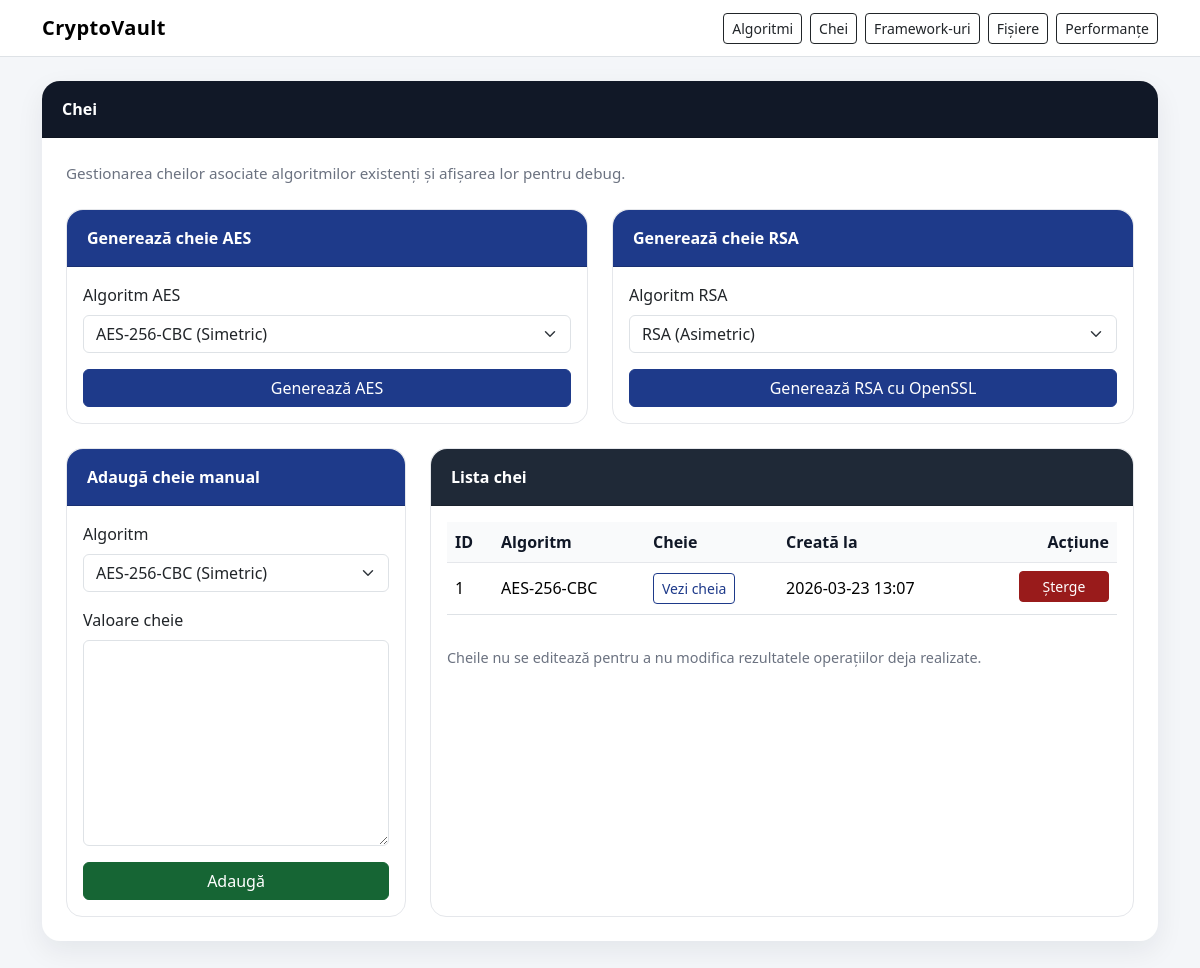
The app's page /keys with its own data.
### models.py (models this page shows)
class Key(Base):
    __tablename__ = "keys"
    id = Column(Integer, primary_key=True, index=True)
    algorithm_id = Column(Integer, ForeignKey("algorithms.id", ondelete="CASCADE"), nullable=False)
    key_value = Column(Text, nullable=False)
    created_at = Column(DateTime, default=datetime.datetime.utcnow, nullable=False)
    algorithm = relationship("Algorithm", back_populates="keys")
    performances = relationship("Performance", back_populates="key", passive_deletes=True)

class Algorithm(Base):
    __tablename__ = "algorithms"
    id = Column(Integer, primary_key=True, index=True)
    name = Column(String(100), nullable=False, unique=True)
    type = Column(String(50), nullable=False)
    keys = relationship("Key", back_populates="algorithm", cascade="all, delete-orphan")
    performances = relationship("Performance", back_populates="algorithm", cascade="all, delete-orphan")

### app_web.py (the view)
@app.route("/keys")
def show_keys():
    db = database.get_session()
    try:
        keys = crud.get_all_keys(db)
        algorithms = crud.get_all_algorithms(db)
        return render_template("keys.html", keys=keys, algorithms=algorithms)
    finally:
        db.close()

### app_web.py (called while the page is built)
def load_key_json(key_value):
    try:
        key_data = json.loads(key_value)
    except Exception:
        return None
    if not isinstance(key_data, dict):
        return None
    return key_data

def is_rsa_key(key_value):
    key_data = load_key_json(key_value)
    if key_data is None:
        return False
    return "private_key" in key_data and "public_key" in key_data

### crud.py (called while the page is built)
def get_all_algorithms(db: Session):
    return db.query(models.Algorithm).order_by(models.Algorithm.id).all()

def get_all_keys(db: Session):
    return db.query(models.Key).order_by(models.Key.id).all()

### database.py (called while the page is built)
@event.listens_for(engine, "connect")
def enable_sqlite_foreign_keys(dbapi_connection, connection_record):
    cursor = dbapi_connection.cursor()
    cursor.execute("PRAGMA foreign_keys=ON")
    cursor.close()

def get_session():
    return SessionLocal()

### templates/keys.html (shortened to what this page needs)
{% extends "base.html" %}
{% block content %}
<div class="card section-card">
    <div class="card-header">
        <div class="d-flex justify-content-between align-items-center flex-wrap gap-2">
            <span>Chei</span>
        </div>
    </div>
    <div class="card-body p-4">
        <p class="section-subtitle mb-4">Gestionarea cheilor asociate algoritmilor existenți și afișarea lor pentru debug.</p>
        <div class="row g-4 mb-4">
            <div class="col-lg-6">
                <div class="card form-card h-100">
                    <div class="card-header">Generează cheie AES</div>
                    <div class="card-body">
                        {% if algorithms %}
                        <form action="{{ url_for('generate_aes_key') }}" method="post">
                            <div class="mb-3">
                                <label class="form-label">Algoritm AES</label>
                                <select name="algorithm_id" class="form-select" required>
                                    {% for algo in algorithms %}
                                        {% if 'AES' in algo.name %}
                                            <option value="{{ algo.id }}">{{ algo.name }} ({{ algo.type }})</option>
                                        {% endif %}
                                    {% endfor %}
                                </select>
                            </div>
                            <button type="submit" class="btn btn-primary w-100">Generează AES</button>
                        </form>
                        {% else %}
                            <div class="alert alert-warning mb-0">Nu există algoritmi.</div>
                        {% endif %}
                    </div>
                </div>
            </div>
            <div class="col-lg-6">
                <div class="card form-card h-100">
                    <div class="card-header">Generează cheie RSA</div>
                    <div class="card-body">
                        {% if algorithms %}
                        <form action="{{ url_for('generate_rsa_key') }}" method="post">
                            <div class="mb-3">
                                <label class="form-label">Algoritm RSA</label>
                                <select name="algorithm_id" class="form-select" required>
                                    {% for algo in algorithms %}
                                        {% if 'RSA' in algo.name %}
                                            <option value="{{ algo.id }}">{{ algo.name }} ({{ algo.type }})</option>
                                        {% endif %}
                                    {% endfor %}
                                </select>
                            </div>
                            <button type="submit" class="btn btn-primary w-100">Generează RSA cu OpenSSL</button>
                        </form>
                        {% else %}
                            <div class="alert alert-warning mb-0">Nu există algoritmi.</div>
                        {% endif %}
                    </div>
                </div>
            </div>
        </div>
        <div class="row g-4">
            <div class="col-lg-4">
                <div class="card form-card h-100">
                    <div class="card-header">Adaugă cheie manual</div>
                    <div class="card-body">
                        {% if algorithms %}
                        <form action="{{ url_for('save_key') }}" method="post">
                            <div class="mb-3">
                                <label class="form-label">Algoritm</label>
                                <select name="algorithm_id" class="form-select" required>
                                    {% for algo in algorithms %}
                                        <option value="{{ algo.id }}">
                                            {{ algo.name }} ({{ algo.type }})
                                        </option>
                                    {% endfor %}
                                </select>
                            </div>
                            <div class="mb-3">
                                <label class="form-label">Valoare cheie</label>
                                <textarea name="key_value" class="form-control" rows="8" required></textarea>
                            </div>
                            <button type="submit" class="btn btn-success w-100">Adaugă</button>
                        </form>
                        {% else %}
                            <div class="alert alert-warning mb-0">Adaugă mai întâi cel puțin un algoritm.</div>
                        {% endif %}
                    </div>
                </div>
            </div>
            <div class="col-lg-8">
                <div class="card table-card h-100">
                    <div class="card-header">Lista chei</div>
                    <div class="card-body">
                        <div class="table-responsive">
                            <table class="table table-hover align-middle">
                                <thead>
                                    <tr>
                                        <th>ID</th>
                                        <th>Algoritm</th>
                                        <th>Cheie</th>
                                        <th>Creată la</th>
                                        <th class="text-end">Acțiune</th>
                                    </tr>
                                </thead>
                                <tbody>
                                {% for key in keys %}
                                    <tr>
                                        <td>{{ key.id }}</td>
                                        <td>{{ key.algorithm.name }}</td>
                                        <td>
                                            <button type="button" class="btn btn-outline-primary btn-sm" data-bs-toggle="modal" data-bs-target="#keyModal{{ key.id }}">
                                                Vezi cheia
                                            </button>
                                        </td>
                                        <td>{{ key.created_at.strftime('%Y-%m-%d %H:%M') }}</td>
                                        <td class="text-end">
                                            <a href="{{ url_for('delete_key', key_id=key.id) }}" class="btn btn-danger btn-sm btn-action"
                                               onclick="return confirm('Sigur vrei să ștergi această cheie? Performanțele vechi vor rămâne, dar fără referință la cheie.')">Șterge</a>
                                        </td>
                                    </tr>
                                {% else %}
                                    <tr>
                                        <td colspan="5" class="text-center text-muted py-4">Nu există chei în baza de date.</td>
                                    </tr>
                                {% endfor %}
                                </tbody>
                            </table>
                        </div>
                        <div class="small-muted mt-3">Cheile nu se editează pentru a nu modifica rezultatele operațiilor deja realizate.</div>
                    </div>
                </div>
            </div>
        </div>
    </div>
</div>
{% endblock %}

### static/css/style.css (style rules this page uses)
body { background-color: #f4f6f9; color: #1f2937; }
.section-card { border: none; border-radius: 18px; box-shadow: 0 10px 28px rgba(15, 23, 42, 0.07); margin-bottom: 2rem; }
.section-card .card-header { background-color: #111827; color: white; border-top-left-radius: 18px; border-top-right-radius: 18px; padding: 1rem 1.25rem; font-weight: 600; }
.form-card { border: 1px solid #e5e7eb; border-radius: 16px; }
.form-card .card-header { background-color: #1e3a8a; color: white; border-top-left-radius: 16px; border-top-right-radius: 16px; font-weight: 600; }
.table-card { border: 1px solid #e5e7eb; border-radius: 16px; }
.table-card .card-header { background-color: #1f2937; color: white; border-top-left-radius: 16px; border-top-right-radius: 16px; font-weight: 600; }
.table thead th { background-color: #f9fafb; color: #111827; font-weight: 600; border-bottom: 1px solid #e5e7eb; }
.table td, .table th { vertical-align: middle; }
.btn-action { min-width: 90px; margin-bottom: 0.25rem; }
.btn-primary { background-color: #1e3a8a; border-color: #1e3a8a; }
.btn-success { background-color: #166534; border-color: #166534; }
.btn-danger { background-color: #991b1b; border-color: #991b1b; }
.btn-outline-primary { color: #1e3a8a; border-color: #1e3a8a; }
.section-subtitle { color: #6b7280; font-size: 0.95rem; margin-bottom: 0; }
.small-muted { font-size: 0.9rem; color: #6b7280; }

### records on screen
Key: id "1", algorithm.name "AES-256-CBC", created_at "2026-03-23 13:07"

### other values on screen
form field algorithm_id "AES-256-CBC (Simetric)"
form field algorithm_id "RSA (Asimetric)"
